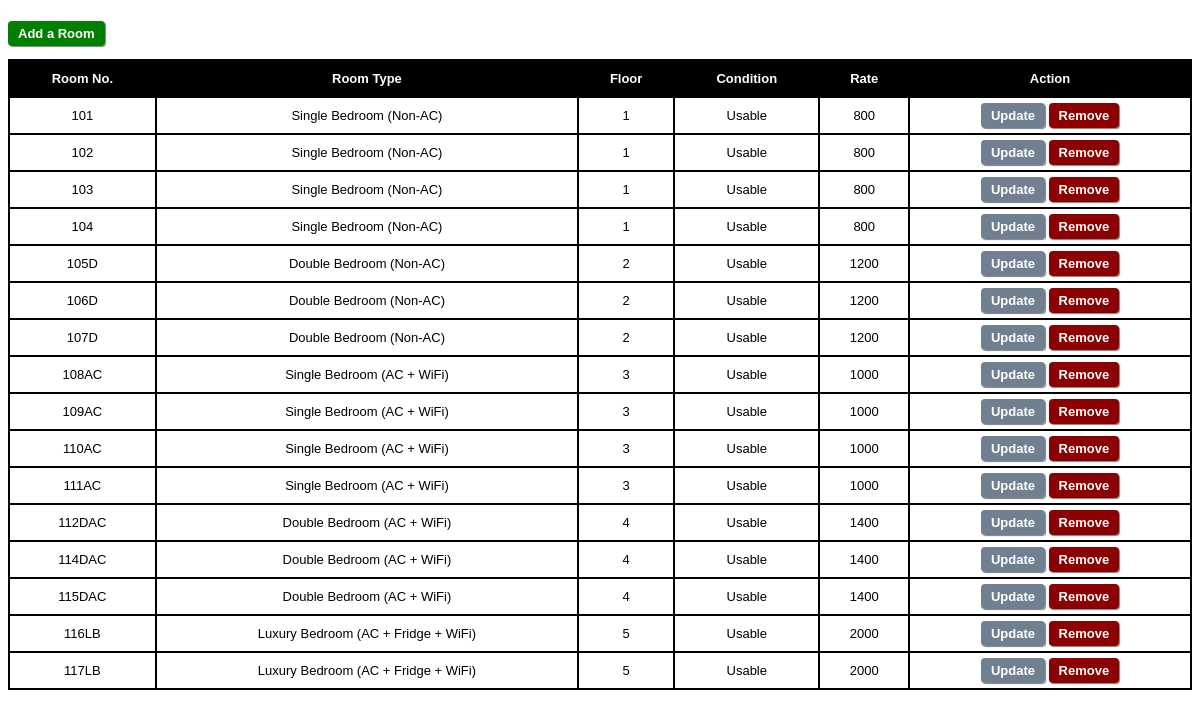
Screenshot of /room.php with the database file from the repository.
### tables this page shows
CREATE TABLE `room` (
  `no` varchar(100) NOT NULL,
  `type` varchar(100) NOT NULL,
  `floor` int(100) NOT NULL,
  `cond` varchar(100) NOT NULL,
  `rate` int(100) NOT NULL
);

### room.php (the view, shortened to what this page needs)
<html>
  <link rel="stylesheet" href="CSS/style.css">
  <body>
    <br> <a href="php/addroom.php" class="green">Add a Room</a> <br><br>
    <table>
      <tr>
        <th>Room No.</th> <th>Room Type</th> <th>Floor</th> <th>Condition</th> <th>Rate</th> <th>Action</th>
      </tr>
        <?php
          include('PHP/connection.php');
          $qry = mysqli_query($con, 'select * from room') or die(mysqli_error($con));
          while ( $row = mysqli_fetch_assoc($qry))
          {
            $roomnumber = $row['no'];
            echo "
            <tr>
            <td> $roomnumber </td>
            <td>".$row['type']."</td>
            <td>".$row['floor']."</td>
            <td>".$row['cond']."</td>
            <td>".$row['rate']."</td>
            <td>
            <a href='php/editroom.php?roomvalue=$roomnumber' class='grey'>Update</a>
            <a href='room.php?roomvalue=$roomnumber'>Remove</a>
            </td>
            </tr>";
          }
          ?>
    </table>
</html>

### CSS/style.css (style rules this page uses)
body { font-family: 'Arial'; }
.green { background-color: green; }
.grey { background-color: slategray; }
table { width: 100%; font-size: small; }
th { background-color: black; color: white; }
table, th, tr, td { border: 2px solid black; border-collapse: collapse; padding: 10px; text-align: center; }
a, button { cursor: pointer; text-decoration: none; padding: 5px 10px 5px 10px; background-color: darkred; color: white; border-radius: 4px; box-shadow: 1px 1px 1px grey; font-size: small; font-weight: bold; }

### rows the page displays
room: no "101", type "Single Bedroom (Non-AC)", floor "1", cond "Usable", rate "800"
room: no "102", type "Single Bedroom (Non-AC)", floor "1", cond "Usable", rate "800"
room: no "103", type "Single Bedroom (Non-AC)", floor "1", cond "Usable", rate "800"
room: no "104", type "Single Bedroom (Non-AC)", floor "1", cond "Usable", rate "800"
room: no "105D", type "Double Bedroom (Non-AC)", floor "2", cond "Usable", rate "1200"
room: no "106D", type "Double Bedroom (Non-AC)", floor "2", cond "Usable", rate "1200"
room: no "107D", type "Double Bedroom (Non-AC)", floor "2", cond "Usable", rate "1200"
room: no "108AC", type "Single Bedroom (AC + WiFi)", floor "3", cond "Usable", rate "1000"
room: no "109AC", type "Single Bedroom (AC + WiFi)", floor "3", cond "Usable", rate "1000"
room: no "110AC", type "Single Bedroom (AC + WiFi)", floor "3", cond "Usable", rate "1000"
room: no "111AC", type "Single Bedroom (AC + WiFi)", floor "3", cond "Usable", rate "1000"
room: no "112DAC", type "Double Bedroom (AC + WiFi)", floor "4", cond "Usable", rate "1400"
room: no "114DAC", type "Double Bedroom (AC + WiFi)", floor "4", cond "Usable", rate "1400"
room: no "115DAC", type "Double Bedroom (AC + WiFi)", floor "4", cond "Usable", rate "1400"
room: no "116LB", type "Luxury Bedroom (AC + Fridge + WiFi)", floor "5", cond "Usable", rate "2000"
room: no "117LB", type "Luxury Bedroom (AC + Fridge + WiFi)", floor "5", cond "Usable", rate "2000"
